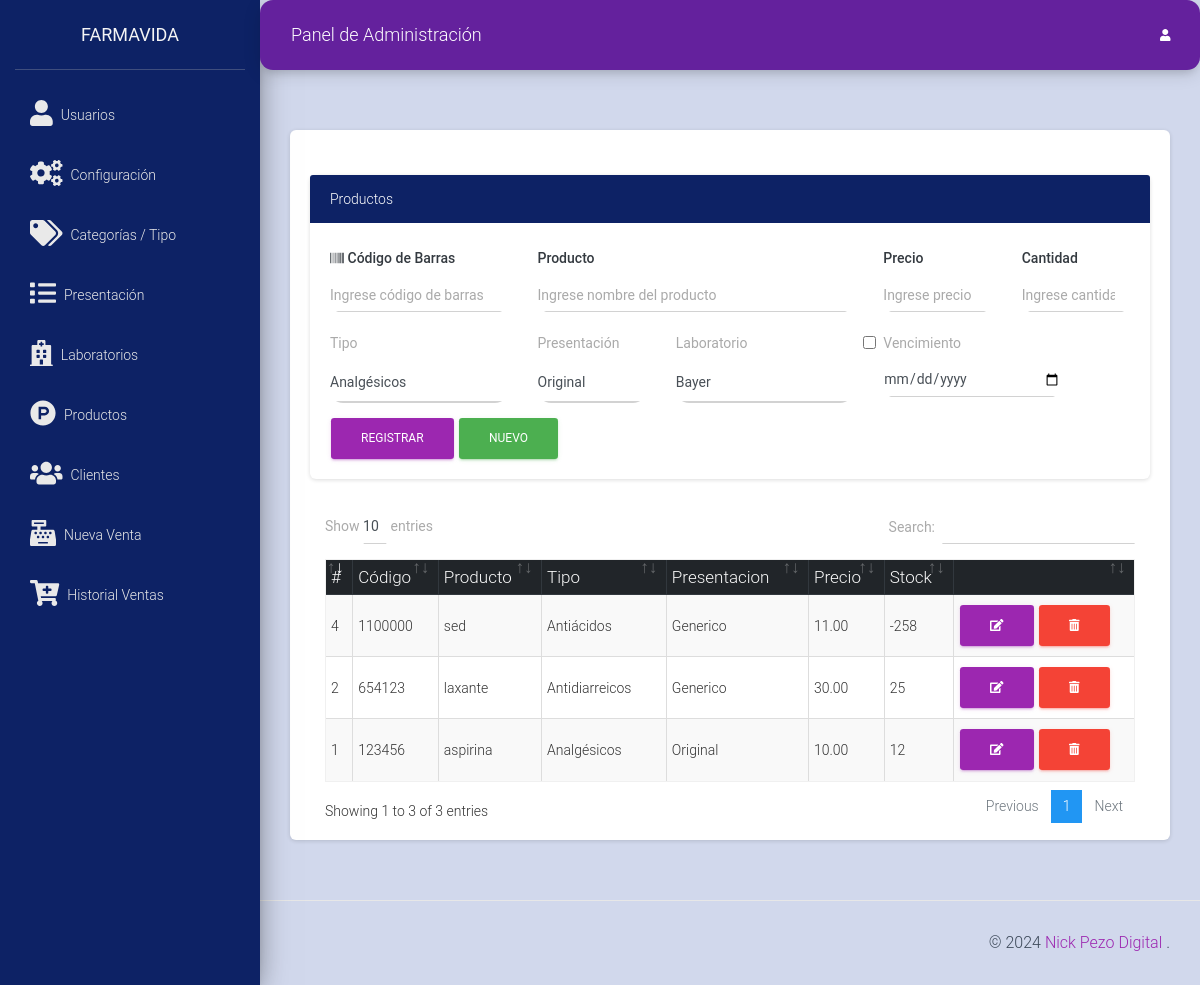
The app's page /src/productos.php (signed in) with its own data.
### tables this page shows
CREATE TABLE `producto` (
  `codproducto` int(11) NOT NULL,
  `codigo` varchar(20) NOT NULL,
  `descripcion` varchar(200) NOT NULL,
  `precio` decimal(10,2) NOT NULL,
  `existencia` int(11) NOT NULL,
  `id_lab` int(11) NOT NULL,
  `id_presentacion` int(11) NOT NULL,
  `id_tipo` int(11) NOT NULL,
  `vencimiento` date NOT NULL
);

CREATE TABLE `tipos` (
  `id` int(11) NOT NULL,
  `tipo` varchar(50) NOT NULL
);

CREATE TABLE `presentacion` (
  `id` int(11) NOT NULL,
  `nombre` varchar(100) NOT NULL,
  `nombre_corto` varchar(10) NOT NULL
);

### src/productos.php (the view, shortened to what this page needs)
<?php
include "../conexion.php";
include_once "includes/header.php";
?>
<div class="card shadow-lg">
    <div class="card-body">
        <div class="row">
            <div class="col-md-12">
                <div class="card shadow-lg">
                    <div class="card-header bg-primary text-white">
                        Productos
                    </div>
                    <div class="card-body">
                        <form action="" method="post" autocomplete="off" id="formulario">
                            <div class="row">
                                <div class="col-md-3">
                                    <div class="form-group">
                                        <label for="codigo" class=" text-dark font-weight-bold"><i class="fas fa-barcode"></i> Código de Barras</label>
                                        <input type="text" placeholder="Ingrese código de barras" name="codigo" id="codigo" class="form-control">
                                    </div>
                                </div>
                                <div class="col-md-5">
                                    <div class="form-group">
                                        <label for="producto" class=" text-dark font-weight-bold">Producto</label>
                                        <input type="text" placeholder="Ingrese nombre del producto" name="producto" id="producto" class="form-control">
                                    </div>
                                </div>
                                <div class="col-md-2">
                                    <div class="form-group">
                                        <label for="precio" class=" text-dark font-weight-bold">Precio</label>
                                        <input type="text" placeholder="Ingrese precio" class="form-control" name="precio" id="precio">
                                    </div>
                                </div>
                                <div class="col-md-2">
                                    <div class="form-group">
                                        <label for="cantidad" class=" text-dark font-weight-bold">Cantidad</label>
                                        <input type="number" placeholder="Ingrese cantidad" class="form-control" name="cantidad" id="cantidad">
                                    </div>
                                </div>
                                <div class="col-md-3">
                                    <div class="form-group">
                                        <label for="tipo">Tipo</label>
                                        <select id="tipo" class="form-control" name="tipo" required>
                                            <?php
                                            $query_tipo = mysqli_query($conexion, "SELECT * FROM tipos");
                                            while ($datos = mysqli_fetch_assoc($query_tipo)) { ?>
                                                <option value="<?php echo $datos['id'] ?>"><?php echo $datos['tipo'] ?></option>
                                            <?php } ?>
                                        </select>
                                    </div>
                                </div>
                                <div class="col-md-2">
                                    <div class="form-group">
                                        <label for="presentacion">Presentación</label>
                                        <select id="presentacion" class="form-control" name="presentacion" required>
                                            <?php
                                            $query_pre = mysqli_query($conexion, "SELECT * FROM presentacion");
                                            while ($datos = mysqli_fetch_assoc($query_pre)) { ?>
                                                <option value="<?php echo $datos['id'] ?>"><?php echo $datos['nombre'] ?></option>
                                            <?php } ?>
                                        </select>
                                    </div>
                                </div>
                                <div class="col-md-3">
                                    <div class="form-group">
                                        <label for="laboratorio">Laboratorio</label>
                                        <select id="laboratorio" class="form-control" name="laboratorio" required>
                                            <?php
                                            $query_lab = mysqli_query($conexion, "SELECT * FROM laboratorios");
                                            while ($datos = mysqli_fetch_assoc($query_lab)) { ?>
                                                <option value="<?php echo $datos['id'] ?>"><?php echo $datos['laboratorio'] ?></option>
                                            <?php } ?>
                                        </select>
                                    </div>
                                </div>
                                <div class="col-md-3">
                                    <div class="form-group">
                                        <input id="accion" class="form-check-input" type="checkbox" name="accion" value="si">
                                        <label for="vencimiento">Vencimiento</label>
                                        <input id="vencimiento" class="form-control" type="date" name="vencimiento">
                                    </div>
                                </div>
                                <div class="col-md-6">
                                    <input type="submit" value="Registrar" class="btn btn-primary" id="btnAccion">
                                    <input type="button" value="Nuevo" onclick="limpiar()" class="btn btn-success" id="btnNuevo">
                                </div>
                            </div>
                        </form>
                    </div>
                </div>
            </div>
        </div>
        <div class="col-md-12">
            <div class="table-responsive">
                <table class="table table-striped table-bordered" id="tbl">
                    <thead class="thead-dark">
                        <tr>
                            <th>#</th>
                            <th>Código</th>
                            <th>Producto</th>
                            <th>Tipo</th>
                            <th>Presentacion</th>
                            <th>Precio</th>
                            <th>Stock</th>
                            <th></th>
                        </tr>
                    </thead>
                    <tbody>
                        <?php
                        include "../conexion.php";
                        $query = mysqli_query($conexion, "SELECT p.*, t.id, t.tipo, pr.id, pr.nombre FROM producto p INNER JOIN tipos t ON p.id_tipo = t.id INNER JOIN presentacion pr ON p.id_presentacion = pr.id");
                        $result = mysqli_num_rows($query);
                        if ($result > 0) {
                            while ($data = mysqli_fetch_assoc($query)) { ?>
                                <tr>
                                    <td><?php echo $data['codproducto']; ?></td>
                                    <td><?php echo $data['codigo']; ?></td>
                                    <td><?php echo $data['descripcion']; ?></td>
                                    <td><?php echo $data['tipo']; ?></td>
                                    <td><?php echo $data['nombre']; ?></td>
                                    <td><?php echo $data['precio']; ?></td>
                                    <td><?php echo $data['existencia']; ?></td>
                                    <td>
                                        <a href="#" onclick="editarProducto(<?php echo $data['codproducto']; ?>)" class="btn btn-primary"><i class='fas fa-edit'></i></a>
                                        <form action="eliminar_producto.php?id=<?php echo $data['codproducto']; ?>" method="post" class="confirmar d-inline">
                                            <button class="btn btn-danger" type="submit"><i class='fas fa-trash-alt'></i> </button>
                                        </form>
                                    </td>
                                </tr>
                        <?php }
                        } ?>
                    </tbody>
                </table>
            </div>
        </div>
    </div>
</div>
<?php include_once "includes/footer.php"; ?>

### records on screen
producto: codproducto "1", codigo "123456", descripcion "aspirina", id_tipo.tipo "Analgésicos", id_presentacion.nombre "Original", precio "10.00", existencia "12"
producto: codproducto "2", codigo "654123", descripcion "laxante", id_tipo.tipo "Antidiarreicos", id_presentacion.nombre "Generico", precio "30.00", existencia "25"
producto: codproducto "4", codigo "1100000", descripcion "sed", id_tipo.tipo "Antiácidos", id_presentacion.nombre "Generico", precio "11.00", existencia "-258"

### other values on screen
form field tipo "Analgésicos"
form field presentacion "Original"
form field laboratorio "Bayer"
